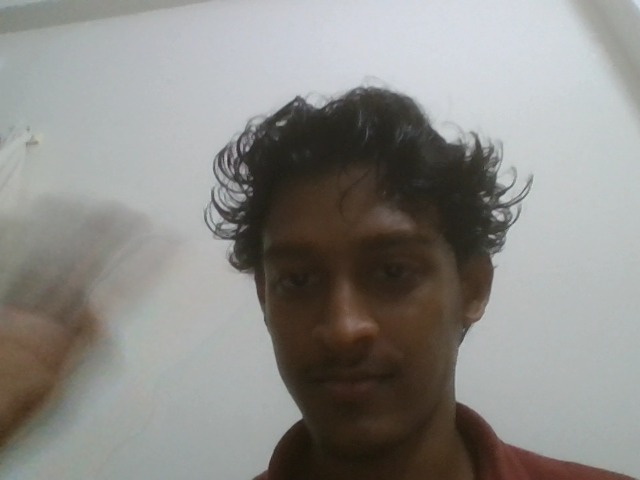
#> input picture media/students/2026/02/04/student_1_face.jpg, 640 x 480 px; its folder holds only this picture in this run
$ python -i recognition.py   (imports and definitions only)
#> lines starting #> are read from the running program, lines starting #| are printed output that depends on the picture
from __future__ import annotations


"""

OpenCV-based face embedding and matching utilities.


Uses Haar cascades with eye alignment, CLAHE normalization, and a combined

pixel + HOG descriptor for more stable recognition than raw grayscale pixels.

"""


from dataclasses import dataclass

from pathlib import Path

from typing import Dict, Iterable, List, Optional, Sequence, Tuple


import cv2  # type: ignore[import]

import numpy as np


HAAR_CASCADE_PATH = str(Path(cv2.data.haarcascades) / "haarcascade_frontalface_default.xml")

HAAR_CASCADE_ALT_PATH = str(Path(cv2.data.haarcascades) / "haarcascade_frontalface_alt2.xml")

EYE_CASCADE_PATH = str(Path(cv2.data.haarcascades) / "haarcascade_eye.xml")


FACE_SIZE = (128, 128)

PIXEL_GRID = (64, 64)


# Tuned for combined pixel+HOG embeddings (re-train after changing these).

MATCH_THRESHOLD = 0.78

MATCH_MARGIN = 0.04

PER_FRAME_VOTE_THRESHOLD = 0.72

MIN_FRAME_CONSENSUS_COUNT = 2


_FACE_CASCADE: Optional[cv2.CascadeClassifier] = None

_FACE_CASCADE_ALT: Optional[cv2.CascadeClassifier] = None

_EYE_CASCADE: Optional[cv2.CascadeClassifier] = None

_HOG: Optional[cv2.HOGDescriptor] = None


@dataclass

class LabeledEmbedding:

    student_id: int

    vector: np.ndarray


@dataclass

class MatchResult:

    student_id: Optional[int]

    best_score: float

    second_best_score: float

    margin: float


def _get_face_cascades() -> Tuple[cv2.CascadeClassifier, cv2.CascadeClassifier]:

    global _FACE_CASCADE, _FACE_CASCADE_ALT

    if _FACE_CASCADE is None:

        _FACE_CASCADE = cv2.CascadeClassifier(HAAR_CASCADE_PATH)

    if _FACE_CASCADE_ALT is None:

        _FACE_CASCADE_ALT = cv2.CascadeClassifier(HAAR_CASCADE_ALT_PATH)

    return _FACE_CASCADE, _FACE_CASCADE_ALT


def _get_eye_cascade() -> cv2.CascadeClassifier:

    global _EYE_CASCADE

    if _EYE_CASCADE is None:

        _EYE_CASCADE = cv2.CascadeClassifier(EYE_CASCADE_PATH)

    return _EYE_CASCADE


def _get_hog() -> cv2.HOGDescriptor:

    global _HOG

    if _HOG is None:

        _HOG = cv2.HOGDescriptor(

            (64, 64),

            (16, 16),

            (8, 8),

            (8, 8),

            9,

        )

    return _HOG


def _detect_largest_face_bbox(gray: np.ndarray) -> Optional[Tuple[int, int, int, int]]:

    """Detect the largest face using primary and fallback Haar cascades."""

    for cascade in _get_face_cascades():

        if cascade.empty():

            continue

        faces = cascade.detectMultiScale(

            gray,

            scaleFactor=1.08,

            minNeighbors=4,

            minSize=(50, 50),

            flags=cv2.CASCADE_SCALE_IMAGE,

        )

        if len(faces) > 0:

            x, y, w, h = max(faces, key=lambda f: f[2] * f[3])

            return int(x), int(y), int(w), int(h)

    return None


def _expand_bbox(

    x: int, y: int, w: int, h: int, img_w: int, img_h: int, padding: float = 0.15

) -> Tuple[int, int, int, int]:

    """Add padding around the detected face for a more consistent crop."""

    pad_w = int(w * padding)

    pad_h = int(h * padding)

    x1 = max(0, x - pad_w)

    y1 = max(0, y - pad_h)

    x2 = min(img_w, x + w + pad_w)

    y2 = min(img_h, y + h + pad_h)

    return x1, y1, x2 - x1, y2 - y1


def _align_face_by_eyes(face_gray: np.ndarray) -> np.ndarray:

    """Rotate the face so both eyes sit on a horizontal line."""

    h, w = face_gray.shape[:2]

    if h < 40 or w < 40:

        return face_gray


    eye_cascade = _get_eye_cascade()

    if eye_cascade.empty():

        return face_gray


    eye_band = face_gray[0 : int(h * 0.6), :]

    eyes = eye_cascade.detectMultiScale(

        eye_band,

        scaleFactor=1.1,

        minNeighbors=3,

        minSize=(12, 12),

    )

    if len(eyes) < 2:

        return face_gray


    eyes = sorted(eyes, key=lambda e: e[0])

    left = eyes[0]

    right = eyes[-1]


    left_center = (left[0] + left[2] / 2.0, left[1] + left[3] / 2.0)

    right_center = (right[0] + right[2] / 2.0, right[1] + right[3] / 2.0)


    dy = right_center[1] - left_center[1]

    dx = right_center[0] - left_center[0]

    if abs(dx) < 1.0:

        return face_gray


    angle = float(np.degrees(np.arctan2(dy, dx)))

    if abs(angle) < 1.5:

        return face_gray


    center = (w / 2.0, h / 2.0)

    matrix = cv2.getRotationMatrix2D(center, angle, 1.0)

    return cv2.warpAffine(

        face_gray,

        matrix,

        (w, h),

        flags=cv2.INTER_LINEAR,

        borderMode=cv2.BORDER_REPLICATE,

    )


def _preprocess_face_roi(gray_roi: np.ndarray) -> np.ndarray:

    """Align, denoise, resize, and normalize lighting."""

    aligned = _align_face_by_eyes(gray_roi)

    denoised = cv2.bilateralFilter(aligned, d=5, sigmaColor=50, sigmaSpace=50)

    face_resized = cv2.resize(denoised, FACE_SIZE, interpolation=cv2.INTER_AREA)

    clahe = cv2.createCLAHE(clipLimit=2.5, tileGridSize=(8, 8))

    return clahe.apply(face_resized)


def _vectorize_face(face_gray: np.ndarray) -> np.ndarray:

    """Build a combined pixel + HOG embedding and L2-normalize it."""

    small = cv2.resize(face_gray, PIXEL_GRID, interpolation=cv2.INTER_AREA)

    pixel_vec = small.astype("float32").flatten()

    pixel_norm = np.linalg.norm(pixel_vec)

    if pixel_norm > 0:

        pixel_vec /= pixel_norm


    hog_input = cv2.resize(face_gray, (64, 64), interpolation=cv2.INTER_AREA)

    hog_vec = _get_hog().compute(hog_input).astype("float32").flatten()

    hog_norm = np.linalg.norm(hog_vec)

    if hog_norm > 0:

        hog_vec /= hog_norm


    combined = np.concatenate([pixel_vec * 0.55, hog_vec * 0.45])

    combined_norm = np.linalg.norm(combined)

    if combined_norm > 0:

        combined /= combined_norm

    return combined


def extract_face_embedding_from_bgr(img: np.ndarray) -> Optional[np.ndarray]:

    """

    Detect a face in-memory and return a normalized embedding vector.

    """

    if img is None:

        return None


    gray = cv2.cvtColor(img, cv2.COLOR_BGR2GRAY)

    face_bbox = _detect_largest_face_bbox(gray)

    if face_bbox is None:

        return None


    img_h, img_w = gray.shape[:2]

    x, y, w, h = _expand_bbox(*face_bbox, img_w, img_h)

    face_roi = gray[y : y + h, x : x + w]

    face_processed = _preprocess_face_roi(face_roi)

    return _vectorize_face(face_processed)


# [13 lines left out: function extract_face_embedding, not called in this run]


def cosine_similarity(a: np.ndarray, b: np.ndarray) -> float:

    return float(np.dot(a, b) / (np.linalg.norm(a) * np.linalg.norm(b) + 1e-8))


# [257 lines left out: functions build_student_centroids, _best_individual_scores, _score_students, find_best_match_centroid, recognize_face, find_best_match and 1 more, not called in this run]

>>> import cv2
>>> picture = cv2.imread('../../media/students/2026/02/04/student_1_face.jpg')
#> picture is the input picture: shape (480, 640, 3); mean B, G, R 135.7, 139.2, 140.3
>>> result = extract_face_embedding_from_bgr(picture)
#> in extract_face_embedding_from_bgr, `gray = cv2.cvtColor(img, cv2.COLOR_BGR2GRAY)`:
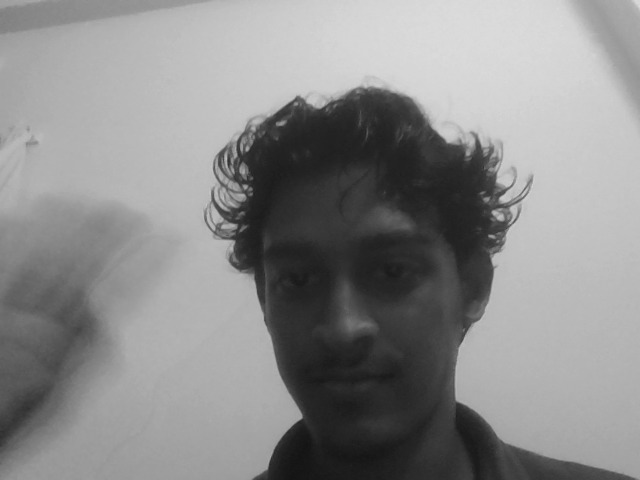
#> gray: shape (480, 640); min 19, max 220, mean 139.1
#> the loop in _detect_largest_face_bbox, `for cascade in _get_face_cascades(): ` made 1 pass
#> (x, y, w, h) on pass 1: (230, 178, 248, 248)
#> in extract_face_embedding_from_bgr, `face_bbox = _detect_largest_face_bbox(gray)`: face_bbox = (230, 178, 248, 248)
#> in extract_face_embedding_from_bgr, `x, y, w, h = _expand_bbox(*face_bbox, img_w, img_h)`: x = 193; y = 141; w = 322
#> in extract_face_embedding_from_bgr, `face_roi = gray[y : y + h, x : x + w]`:
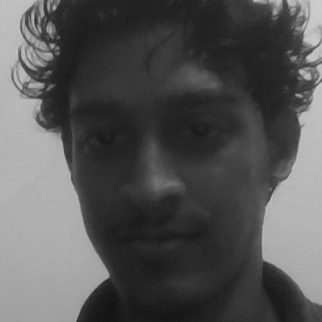
#> face_roi: shape (322, 322); min 19, max 208, mean 85
#> in _align_face_by_eyes, `eye_band = face_gray[0 : int(h * 0.6), :]`:
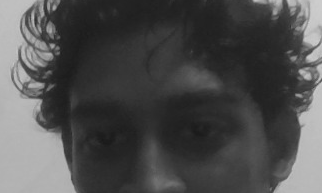
#> eye_band: shape (193, 322); min 25, max 208, mean 78.2
#> in _align_face_by_eyes, `eyes = eye_cascade.detectMultiScale(  eye_band,  scaleFactor=1.1,  min..`: eyes = ()
#> in _preprocess_face_roi, `return clahe.apply(face_resized)`:
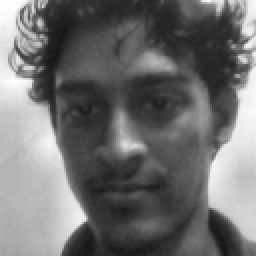
#> returned value: shape (128, 128) (shown 2 times larger); min 21, max 255, mean 111.4
#> in _vectorize_face, `small = cv2.resize(face_gray, PIXEL_GRID, interpolation=cv2.INTER_AREA)`:
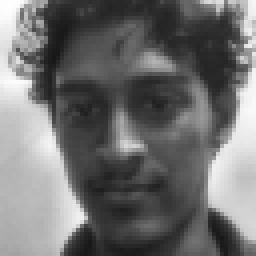
#> small: shape (64, 64) (shown 4 times larger); min 23, max 255, mean 111.6
#> in _vectorize_face, `pixel_vec = small.astype("float32").flatten()`: pixel_vec = 4096 values, max 255 at index 66, min 23 at index 909, mean 111.6
#> in _vectorize_face, `pixel_norm = np.linalg.norm(pixel_vec)`: pixel_norm = 8291.6
#> in _vectorize_face, `pixel_vec /= pixel_norm`: pixel_vec = 4096 values, max 0.0308 at index 66, min 0.00277 at index 909, mean 0.0135
#> in _vectorize_face, `hog_vec = _get_hog().compute(hog_input).astype("float32").flatten()`: hog_vec = 1764 values, max 0.395 at index 691, min 0.000265 at index 1758, mean 0.135
#> in _vectorize_face, `hog_norm = np.linalg.norm(hog_vec)`: hog_norm = 6.99
#> in _vectorize_face, `hog_vec /= hog_norm`: hog_vec = 1764 values, max 0.0565 at index 691, min 3.79e-05 at index 1758, mean 0.0194
#> in _vectorize_face, `combined = np.concatenate([pixel_vec * 0.55, hog_vec * 0.45])`: combined = 5860 values, max 0.0254 at index 4787, min 1.71e-05 at index 5854, mean 0.00779
#> in _vectorize_face, `combined_norm = np.linalg.norm(combined)`: combined_norm = 0.711
#> in _vectorize_face, `combined /= combined_norm`: combined = 5860 values, max 0.0358 at index 4787, min 2.4e-05 at index 5854, mean 0.011
#> result has the same summary as combined in _vectorize_face
